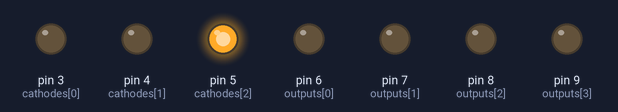
A sketch run on a simulated Arduino Uno, built with avr-gcc and run on an emulated ATmega328P. On the bench: output pins drawn as LEDs (lit = HIGH).

Above: at 0.15 s.
At 1.35 s:
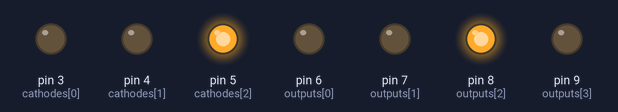
At 2.85 s:
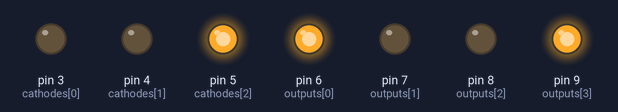
At 5.55 s:
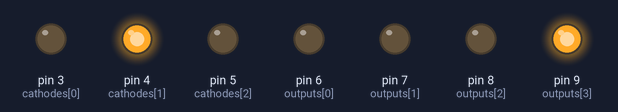
At 8.25 s:
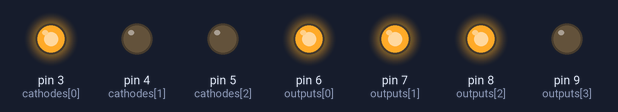
At 11.25 s:
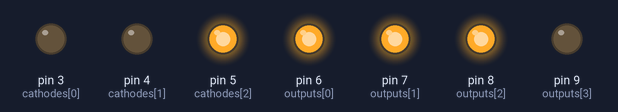
Timing chart, 0 to 11.7 s (numbered marks = the images above):
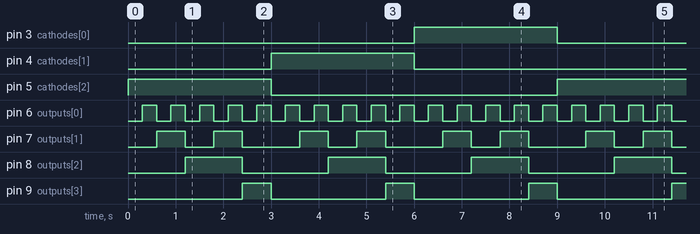

The sketch:

testBCDto7Segments_cuteDisplay-transistors.ino
```cpp
int outputs[4] = {6, 7, 8, 9}; // A,B,C,D inputs
int number = 0;
int cathodes[3] = {3, 4, 5};
int pointer = 2;

byte BCD[10][4] = {
  {0, 0, 0, 0},
  {1, 0, 0, 0},
  {0, 1, 0, 0},
  {1, 1, 0, 0},
  {0, 0, 1, 0},
  {1, 0, 1, 0},
  {0, 1, 1, 0},
  {1, 1, 1, 0},
  {0, 0, 0, 1},
  {1, 0, 0, 1},
}; //BCD code


void setup() {
  for (int i = 0; i < 4; i++) {
    pinMode(outputs[i], OUTPUT);
  }

   for (int i = 0; i < 3; i++) {
    pinMode(cathodes[i], OUTPUT);
  }

  for (int anode = 0; anode < 4; anode++) {
    digitalWrite(outputs[anode], BCD[0][anode]);
  }


  for (int index = 0; index < 4; index++) {
    digitalWrite(cathodes[index], LOW);
  }

}

void loop() {

  for (int number = 0; number < 10; number++) {
    for (int anode = 0; anode < 4; anode++) {

      digitalWrite(cathodes[pointer], HIGH);
      digitalWrite(outputs[anode], BCD[number][anode]);
    }
    delay(300);

  }
  digitalWrite(cathodes[pointer], LOW);
    pointer--;

    if(pointer<0) pointer = 2;

}
```

Measured:
- by itself, pin 3 (cathodes[0]), pin 4 (cathodes[1]), pin 5 (cathodes[2]): alternates HIGH for 3.0 s and LOW for 6.0 s
- by itself, pin 6 (outputs[0]): alternates HIGH for 0.30 s and LOW for 0.30 s
- by itself, pin 7 (outputs[1]): repeats every 3.0 s: LOW 0.60 s, HIGH 0.60 s, LOW 1.2 s, HIGH 0.60 s
- by itself, pin 8 (outputs[2]): alternates HIGH for 1.2 s and LOW for 1.8 s
- by itself, pin 9 (outputs[3]): alternates HIGH for 0.60 s and LOW for 2.4 s
